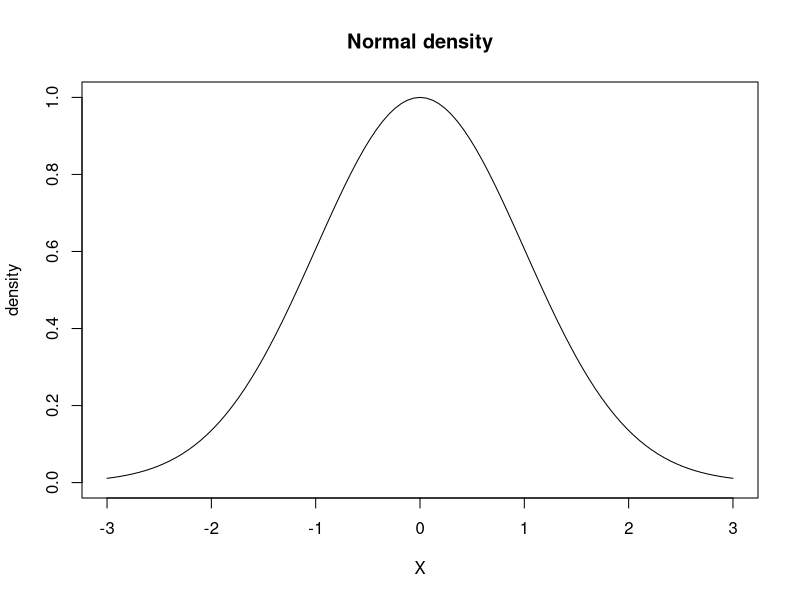
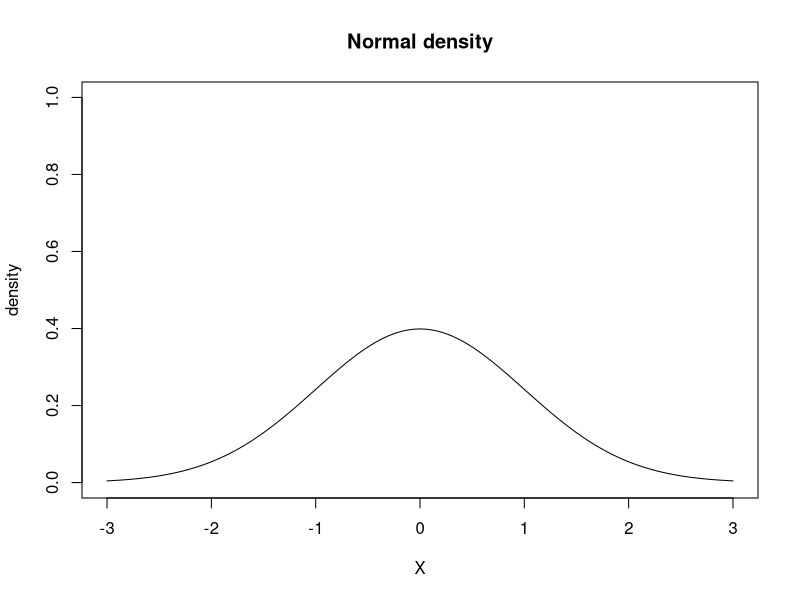

Here is the R script that generated these plots, in order:
## ---- chunk 1
normkernel<-function(x,mu=0,sigma=1){
  exp((-(x-mu)^2/(2*(sigma^2))))
}

x<-seq(-10,10,by=0.01)

plot(function(x) normkernel(x), -3, 3,
      main = "Normal density",ylim=c(0,1),
              ylab="density",xlab="X")
## ---- chunk 2
### area under the curve is less than 1:
integrate(normkernel,lower=-Inf,upper=Inf)
## ---- chunk 3
norm<-function(x,mu=0,sigma=1){
  (1/sqrt(2*pi*(sigma^2))) * exp((-(x-mu)^2/(2*(sigma^2))))
}

x<-seq(-10,10,by=0.01)

plot(function(x) norm(x), -3, 3,
      main = "Normal density",ylim=c(0,1),
              ylab="density",xlab="X")
## ---- chunk 4
### area under the curve sums to 1:
integrate(norm,lower=-Inf,upper=Inf)
## ---- chunk 5
gamma.fn<-function(x){
	lambda<-1
	alpha<-1
	(lambda * exp(1)^(-lambda*x) * 
	(lambda*x)^(alpha-1))/gamma(alpha)
}
## ---- chunk 6
gamma.fn<-function(x){
	lambda<-1/2
	alpha<-8/2 ## n=4
	(lambda * (exp(1)^(-lambda*x)) * 
	(lambda*x)^(alpha-1))/gamma(alpha)
}
## ---- chunk 7
library(mvtnorm)
u0 <- u1 <- seq(from = -3, to = 3, length.out = 30)
Sigma1<-diag(2)
f <- function(u0, u1) dmvnorm(cbind(u0, u1), mean = c(0, 0),sigma = Sigma1)
z <- outer(u0, u1, FUN = f)
## ---- chunk 8
Sigma2<-matrix(c(1,.6,.6,1),byrow=FALSE,ncol=2)
f <- function(u0, u1) dmvnorm(cbind(u0, u1), mean = c(0, 0),sigma = Sigma2)
z <- outer(u0, u1, FUN = f)
## ---- chunk 9
Sigma3<-matrix(c(1,-.6,-.6,1),byrow=FALSE,ncol=2)
f <- function(u0, u1) dmvnorm(cbind(u0, u1), mean = c(0, 0),sigma = Sigma3)
z <- outer(u0, u1, FUN = f)
## ---- chunk 10
x<-rbinom(10,1,prob=0.5) 
sum(x)/length(x)
## ---- chunk 11
negllbinom <- function(p, x){ 
  -sum(dbinom(x, size = 1, prob = p,log=T)) 
}
## ---- chunk 12
optimize(negllbinom, 
         interval = c(0, 1), 
         x = x) 
## ---- chunk 13
data<-rnorm(100,mean=500,sd=50)
## ---- chunk 14
nllh.normal<-function(theta,data){ 
  ## decompose the parameter vector to
  ## its two parameters:
  m<-theta[1] 
  s<-theta[2] 
  ## read in data
  x <- data
  n<-length(x) 
  ## log likelihood:  
  logl<- sum(dnorm(x,mean=m,sd=s,log=TRUE))
  ## return negative log likelihood:
  -logl
  }
## ---- chunk 15
nllh.normal(theta=c(40,4),data)

nllh.normal(theta=c(800,4),data)
## ---- chunk 16
nllh.normal(theta=c(500,50),data)
## ---- chunk 17
opt.vals.default<-optim(theta<-c(700,40),nllh.normal,
      data=data,
      hessian=TRUE)
## ---- chunk 18
(estimates.default<-opt.vals.default$par)
